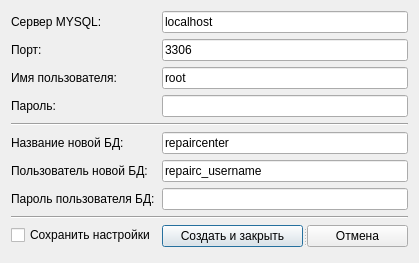
<?xml version="1.0" encoding="UTF-8"?>
<ui version="4.0">
 <class>CreateDBDialog</class>
 <widget class="QDialog" name="CreateDBDialog">
  <property name="geometry">
   <rect>
    <x>0</x>
    <y>0</y>
    <width>419</width>
    <height>263</height>
   </rect>
  </property>
  <property name="windowTitle">
   <string>Создать новую базу данных</string>
  </property>
  <property name="windowIcon">
   <iconset resource="Icons.qrc">
    <normaloff>:/icons/icons/database_add.png</normaloff>:/icons/icons/database_add.png</iconset>
  </property>
  <layout class="QFormLayout" name="formLayout">
   <item row="0" column="0">
    <widget class="QLabel" name="label">
     <property name="text">
      <string>Сервер MYSQL:</string>
     </property>
    </widget>
   </item>
   <item row="0" column="1">
    <widget class="QLineEdit" name="server">
     <property name="font">
      <font>
       <kerning>true</kerning>
      </font>
     </property>
     <property name="layoutDirection">
      <enum>Qt::LeftToRight</enum>
     </property>
     <property name="autoFillBackground">
      <bool>false</bool>
     </property>
     <property name="inputMethodHints">
      <set>Qt::ImhNone</set>
     </property>
     <property name="inputMask">
      <string notr="true"/>
     </property>
     <property name="text">
      <string>localhost</string>
     </property>
     <property name="echoMode">
      <enum>QLineEdit::Normal</enum>
     </property>
     <property name="alignment">
      <set>Qt::AlignLeading|Qt::AlignLeft|Qt::AlignVCenter</set>
     </property>
     <property name="readOnly">
      <bool>false</bool>
     </property>
    </widget>
   </item>
   <item row="1" column="0">
    <widget class="QLabel" name="label_2">
     <property name="text">
      <string>Порт:</string>
     </property>
    </widget>
   </item>
   <item row="1" column="1">
    <widget class="QLineEdit" name="port">
     <property name="inputMethodHints">
      <set>Qt::ImhDigitsOnly</set>
     </property>
     <property name="inputMask">
      <string/>
     </property>
     <property name="text">
      <string>3306</string>
     </property>
     <property name="maxLength">
      <number>5</number>
     </property>
    </widget>
   </item>
   <item row="2" column="0">
    <widget class="QLabel" name="label_3">
     <property name="text">
      <string>Имя пользователя:</string>
     </property>
    </widget>
   </item>
   <item row="2" column="1">
    <widget class="QLineEdit" name="username">
     <property name="text">
      <string>root</string>
     </property>
    </widget>
   </item>
   <item row="3" column="0">
    <widget class="QLabel" name="label_4">
     <property name="text">
      <string>Пароль:</string>
     </property>
    </widget>
   </item>
   <item row="3" column="1">
    <widget class="QLineEdit" name="password">
     <property name="text">
      <string/>
     </property>
     <property name="echoMode">
      <enum>QLineEdit::PasswordEchoOnEdit</enum>
     </property>
    </widget>
   </item>
   <item row="4" column="0" colspan="2">
    <widget class="Line" name="line">
     <property name="orientation">
      <enum>Qt::Horizontal</enum>
     </property>
    </widget>
   </item>
   <item row="5" column="0">
    <widget class="QLabel" name="label_5">
     <property name="text">
      <string>Название новой БД:</string>
     </property>
    </widget>
   </item>
   <item row="5" column="1">
    <widget class="QLineEdit" name="dbname">
     <property name="text">
      <string>repaircenter</string>
     </property>
    </widget>
   </item>
   <item row="6" column="0">
    <widget class="QLabel" name="label_6">
     <property name="text">
      <string>Пользователь новой БД:</string>
     </property>
    </widget>
   </item>
   <item row="6" column="1">
    <widget class="QLineEdit" name="username2">
     <property name="text">
      <string>repairc_username</string>
     </property>
    </widget>
   </item>
   <item row="7" column="0">
    <widget class="QLabel" name="label_7">
     <property name="text">
      <string>Пароль пользователя БД:</string>
     </property>
    </widget>
   </item>
   <item row="7" column="1">
    <widget class="QLineEdit" name="password2">
     <property name="text">
      <string/>
     </property>
     <property name="echoMode">
      <enum>QLineEdit::PasswordEchoOnEdit</enum>
     </property>
    </widget>
   </item>
   <item row="8" column="0" colspan="2">
    <widget class="Line" name="line_2">
     <property name="orientation">
      <enum>Qt::Horizontal</enum>
     </property>
    </widget>
   </item>
   <item row="9" column="0">
    <widget class="QCheckBox" name="cbSave">
     <property name="text">
      <string>Сохранить настройки</string>
     </property>
    </widget>
   </item>
   <item row="9" column="1">
    <widget class="QSplitter" name="splitter">
     <property name="orientation">
      <enum>Qt::Horizontal</enum>
     </property>
     <widget class="QPushButton" name="create">
      <property name="text">
       <string>Создать и закрыть</string>
      </property>
      <property name="icon">
       <iconset>
        <normalon>:/icons/icons/database_add.png</normalon>
       </iconset>
      </property>
     </widget>
     <widget class="QPushButton" name="close">
      <property name="text">
       <string>Отмена</string>
      </property>
      <property name="icon">
       <iconset>
        <normalon>:/icons/icons/door_out.png</normalon>
       </iconset>
      </property>
     </widget>
    </widget>
   </item>
  </layout>
 </widget>
 <resources>
  <include location="Icons.qrc"/>
 </resources>
 <connections/>
</ui>
